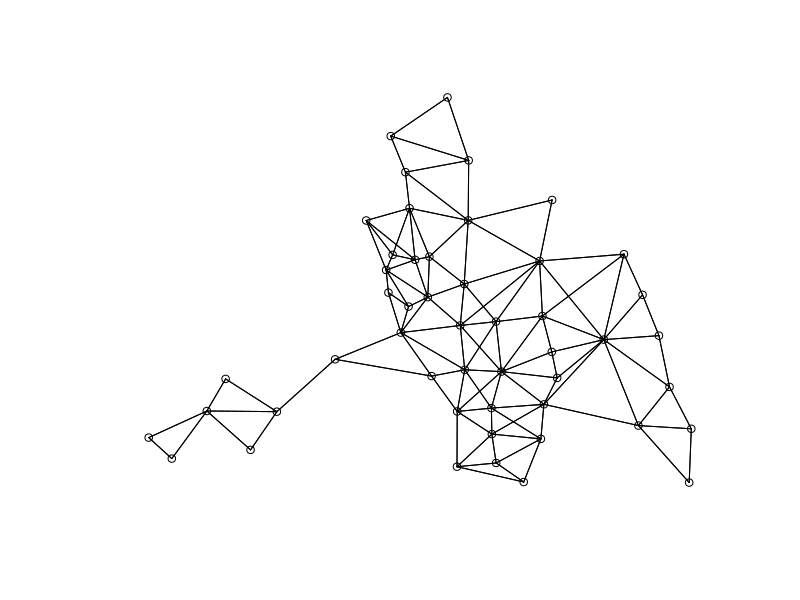

Write R code to recreate this figure.
###SPATIAL MODELS IN R###

##CONSTRUCTING A SPATIAL WEIGHT MATRIX##

#We need the spdep package for the spatial weight matrix and for the Moran's I test
#install.packages("spdep")
#We need the spatialreg package for the spatial lag and spatial error models
#install.packages("spatialreg")

library(spdep)
library(spatialreg)

#We continue with the example from the lecture: 
#We are interested in whether household income has an effect on the crime rate using neighborhood data.
#We control for house prices as house prices are correlated with both household income and crime rates.

#We use Anselin’s Columbus data for crime rates of neighborhoods in Columbus, Ohio, USA in 1980.
#The codebook can be found here: https://geodacenter.github.io/data-and-lab/columbus/

#The data are already part of the spdep package and we obtain the data as follows:
data(columbus)

#We will call these data 'mydata'
mydata <- columbus
#Instead of using the tedious dollar sign every time we type a variable, 
#we can attach the data and just type the variable
attach(mydata)
#There are 49 neighborhoods in the data
#Our dependent variable is the crime rate, measured as residential burglaries and vehicle thefts per 1000 households: CRIME
#Our independent variable is the household income in 1,000 USD: INC
#Our control variable is the housing value in 1,000 USD: HOVAL

#Col.gal.nb provides an adjacency list of neighbors
#We give it a better name:
neighbors <- col.gal.nb
#We check the class of the adjacency list
class(neighbors)
#Note that it is an 'nb' or 'neighborhood' object
#In spatial regression analysis, you need a so-called 'weighted list - listw' object
#To arrive to a listw object, often it is easiest to first convert a dataframe to 'nb'
#You can do this simply with the command class(dataframe) <- "nb" and then use nb2listw(nblist)
#Another approach (which is more suitable when having isolates) is to first make an adjacency matrix
#And then you can use mat2listw(adjacencymatrix)

#In this case, however, we already have an nb object
#So the only thing we need to do is to go to a listw object
#We specify style 'W' to row-standardize
listw <- nb2listw(neighbors, style = "W")
summary(listw)
#We see that an average region has about 5 neighbors

##LINEAR REGRESSION ANALYSIS##

#We now turn to a linear regression model using OLS
#ALWAYS START WITH THE EASIEST MODEL! 
#The easiest model is more often than not sufficient for the main analyses
#Before we estimate the model, let's first summarize the variables:
summary(CRIME)
summary(INC)
summary(HOVAL)
summary(neighbors)
#Nothing seems out of the ordinary
#We see that an average region has about 5 neighbors

#Now we would like to plot the neighborhoods to visualize the network
#Coordinates of each neighborhood are provided in 'coords'
summary(neighbors)
plot(neighbors, coords)
#We observe that some neighborhoods serve as bridges between neighborhoods that are distant from each other

#Let's now run a linear regression model:
olsreg <- lm(CRIME ~ INC + HOVAL)
summary(olsreg)
#Higher household income and higher housing values lead to a significantly lower crime rate
#However, we did not take the spatial dependence into account and our hypothesis tests may lead to erroneous conclusions

##SPATIAL ANALYSIS##

#Moran's I test
moran.test(CRIME, listw)
#p-value is very small so we reject the null hypothesis of no spatial dependence
#We should not use a linear regression

#Lagrange multiplier tests for spatial lag and spatial error dependencies
lm.LMtests(olsreg, listw, test=c("LMlag", "LMerr"))
#We reject both hypotheses
#It appears that we should use both a spatial lag and a spatial error model

#Spatial lag model
slm <- lagsarlm(CRIME ~ INC + HOVAL, data = mydata, listw, Durbin = FALSE)
summary(slm)
#Again a significantly negative effect of household income and housing values on the crime rate
#Coefficients are very similar to the OLS coefficients
#This is often the case given that OLS coefficients are most often still unbiased
#The spatial parameter rho is positive and significant showing dependence

#We now turn to the direct and indirect effects
#For this purpose, we follow the approximation method by Lesage and Pase (2009) 
#We specify 'zstats = TRUE' to obtain p-values
#We use a simulation with 200 iterations to obtain p-values
im<-impacts(slm, listw = listw, zstats=TRUE, R=200)
sums<-summary(im,  zstats=T)
data.frame(sums$res)
data.frame(sums$pzmat)

#Although both total effects are significant, they are mainly driven by direct effects

#Spatial error model
sem <- errorsarlm(CRIME ~ INC + HOVAL, data = mydata, listw, Durbin = FALSE)
summary(sem)
#Again a significantly negative effect of household income and housing values on the crime rate
#The spatial parameter lambda is positive and significant showing dependence

#Spatial autoregressive combined model
sac <- sacsarlm(CRIME ~ INC + HOVAL, data = mydata, listw, Durbin = FALSE)
summary(sac)

#Similar results, but rho is now not significant

#Spatial Durbin model
sdm <- lagsarlm(CRIME ~ INC + HOVAL, data = mydata, listw, Durbin = TRUE)
summary(sdm)

#We see that the results are similar and the lags are not significant

#Spatial Durbin error model
sdem <- errorsarlm(CRIME ~ INC + HOVAL, data = mydata, listw, Durbin = TRUE)
summary(sdem)

#Results are again similar, but now the lag of household income is significant

#General nested model
gnm <- sacsarlm(CRIME ~ INC + HOVAL, data = mydata, listw, Durbin = TRUE)
summary(gnm)

#Similar results again
